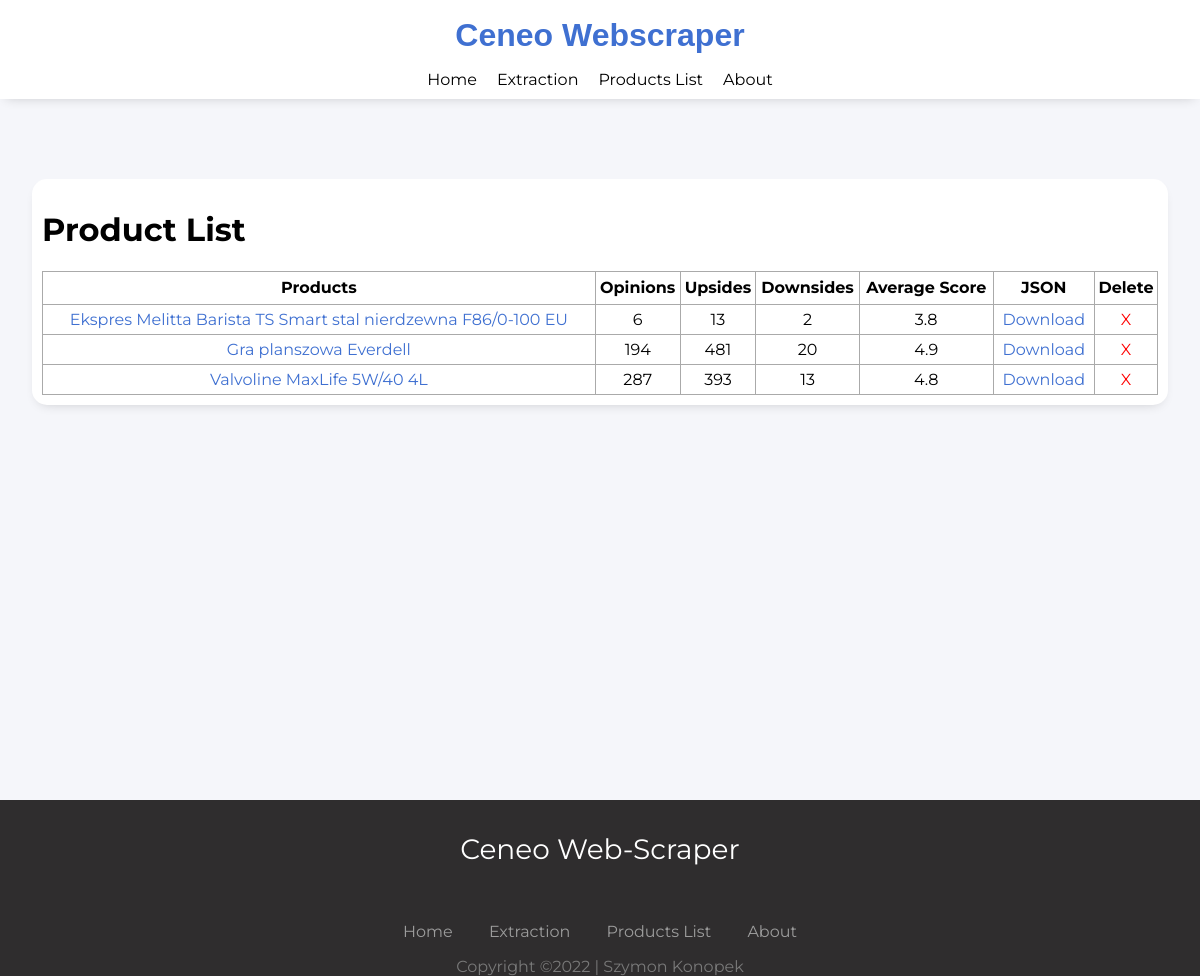
Screenshot of /product-list with the database file from the repository.
### app.py (models this page shows, shortened)
class Ceneo(db.Model):
    id = db.Column(db.Integer, primary_key = True)
    data_entry_id = db.Column(db.String(200), nullable = False)
    product_id = db.Column(db.String(200), nullable = False)
    author_name = db.Column(db.String(200), nullable = False)
    opinion_text = db.Column(db.String(200), nullable = False)
    recommended = db.Column(db.Boolean, nullable = False)
    score_count = db.Column(db.String(200), nullable = False)
    credibility = db.Column(db.Boolean(200), nullable = False)
    upvotes = db.Column(db.String(200), nullable = False)
    downvotes = db.Column(db.String(200), nullable = False)
    purchase_date = db.Column(db.DateTime, default=datetime.utcnow, nullable = True)
    review_date = db.Column(db.DateTime, default=datetime.utcnow, nullable = True)
    advantages = db.Column(db.String(200), nullable = False)
    disadvantages = db.Column(db.String(200), nullable = False)
    product_name = db.Column(db.String(200), nullable = False)
    completed = db.Column(db.Integer, default = 0)
    date_created = db.Column(db.DateTime, default = datetime.utcnow)

### app.py (the view)
@app.route('/product-list')
def product_list():
    tasks = Ceneo.query.order_by(Ceneo.date_created).all()
    unique_ids = []
    unique_products = []
    def to_float(score):
        score = score[:-2]
        score = score.replace(",",".")
        return float(score)
    for task in tasks:
        if task.product_id not in unique_ids:
            unique_ids.append(str(task.product_id))
            opinions = Ceneo.query.order_by(Ceneo.date_created).filter(Ceneo.product_id == task.product_id)
            number_of_downsides = 0
            number_of_upsides = 0
            score_sum = 0
            for opinion in opinions:
                number_of_upsides += len(opinion.advantages.split(',')) if len(opinion.advantages) > 1 else 0
                number_of_downsides += len(opinion.disadvantages.split(',')) if len(opinion.disadvantages) > 1 else 0
                score_sum += to_float(opinion.score_count)
            unique_products.append({"id": task.product_id,"name": task.product_name, "number_of_opinions" : opinions.count(), "number_of_downsides" : number_of_downsides, "number_of_upsides" : number_of_upsides, "average_score" : round(score_sum/opinions.count(),1) })
    return render_template('product-list.html', unique_products = unique_products)

### templates/product-list.html (shortened to what this page needs)
{% extends 'base.html' %}
{% block body %}
    <div class = "content">
        <h1>Product List</h1>
        {% if unique_products|length < 1 %}
        <h4>No entries :(</h4>
        {% else %}
        <table>
            <tr>
                <th>Products</th>
                <th>Opinions</th>
                <th>Upsides</th>
                <th>Downsides</th>
                <th>Average Score</th>
                <th>JSON</th>
                <th>Delete</th>
            </tr>
            {% set count = 0%}
            {% for product in unique_products %}
                    <tr>
                        <td>
                            <a href="/product-page/{{product['id']}}"  class ="product-list">{{ product["name"] }}</a>
                        </td>
                        <td>
                            {{product["number_of_opinions"]}}
                        </td>
                        <td>
                            {{product["number_of_upsides"]}}
                        </td>
                        <td>
                            {{product["number_of_downsides"]}}
                        </td>
                        <td>
                            {{product["average_score"]}}
                        </td>
                        <td>
                            <a href="/download-json/{{product['id']}}" class ="product-list">Download</a>
                        </td>
                        <td>
                            <a href="/delete-page/{{product['id']}}" class = "delete">X</a>
                        </td>
                    </tr>
                {% set count = 1 %}
            {% endfor%}
        </table>
        {% endif %}
    </div>
{% endblock%}

### templates/base.html (shortened to what this page needs)
<!DOCTYPE html>
<html lang="en">
<head>
    <link rel = "stylesheet" href = "{{ url_for('static', filename = 'css/main.css') }}">
    <link rel = "stylesheet" href = "{{ url_for('static', filename = 'css/navbar.css') }}">
</head>
<body>
    <div class = "all">
        <div class = "main">
            <div class = "banner"><a href="/">Ceneo Webscraper</a></div>
            <div class = "navbar">
                <a href = "/">Home</a>
                <a href = "/extraction">Extraction</a>
                <a href = "/product-list">Products List</a>
                <a href = "/author">About</a>
            </div>
            <div class = "main-container">
                {% block body %}{% endblock%}
            </div>
        </div>
        <footer class = "footer">
                <div class = "footer-title">Ceneo Web-Scraper</div>
                <div class = "footer-links">
                    <a href = "/">Home</a>
                    <a href = "/extraction">Extraction</a>
                    <a href = "/product-list">Products List</a>
                    <a href = "/author">About</a>
                </div>
                <div class = "footer-info">Copyright ©2022 | Szymon Konopek </div>
        </footer>
    </div>
</body>
</html>

### static/css/main.css (style rules this page uses)
body, html { margin: 0; font-family: montserrat,sans-serif; background-color: #f5f6fa; }
.all { display: -webkit-box; display: -ms-flexbox; display: flex; -webkit-box-orient: vertical; -webkit-box-direction: normal; -ms-flex-direction: column; flex-direction: column; }
.main { min-height: 100vh; display: -webkit-box; display: -ms-flexbox; display: flex; -webkit-box-orient: vertical; -webkit-box-direction: normal; -ms-flex-direction: column; flex-direction: column; }
.content { margin: 0 auto; display: -webkit-box; display: -ms-flexbox; display: flex; -webkit-box-orient: vertical; -webkit-box-direction: normal; -ms-flex-direction: column; flex-direction: column; background-color: red; margin: 2em; border-radius: 15px 15px 15px 15px; background-color: #ffffff; padding: 10px; -webkit-box-shadow: 0px 5px 12px -6px rgba(0, 0, 0, 0.19); box-shadow: 0px 5px 12px -6px rgba(0, 0, 0, 0.19); }
table, td, th { border: 1px solid #aaa; }
table { border-collapse: collapse; table-layout: auto; width: 100%; }
.product-list { color: #3f70d1; }
th { height: 30px; }
td { text-align: center; padding: 5px; }
a { text-decoration: none; }
a.delete { color: red; }

### static/css/navbar.css (style rules this page uses)
.navbar { background-color: #ffffff; color: #4a7cdf; z-index: 1; -webkit-box-shadow: 0px 5px 12px -6px rgba(0, 0, 0, 0.19); box-shadow: 0px 5px 12px -6px rgba(0, 0, 0, 0.19); display: -webkit-box; display: -ms-flexbox; display: flex; -webkit-box-align: center; -ms-flex-align: center; align-items: center; -webkit-box-pack: center; -ms-flex-pack: center; justify-content: center; margin-bottom: 3em; }
.navbar a { text-decoration: none; color: black; margin-left: 10px; margin-right: 10px; margin-bottom: 10px; }
.banner { background-color: #ffffff; height: 70px; z-index: 1; font-family: monserat, sans-serif; color: #245bca; font-weight: bold; font-size: 2em; display: -webkit-box; display: -ms-flexbox; display: flex; -webkit-box-pack: center; -ms-flex-pack: center; justify-content: center; -webkit-box-align: center; -ms-flex-align: center; align-items: center; }
.banner a { text-decoration: none; color: #3f70d1; }
.footer { padding-top: 2em; background-color: #2f2d2e; display: -webkit-box; display: -ms-flexbox; display: flex; -webkit-box-orient: vertical; -webkit-box-direction: normal; -ms-flex-direction: column; flex-direction: column; -webkit-box-align: center; -ms-flex-align: center; align-items: center; }
.footer-title { color: #ffffff; font-size: 1.75em; margin-bottom: 2em; }
.footer-links { margin-bottom: 1em; }
.footer-links a { color: #9c9c9c; padding: 1em; }
.footer-info { color: #797979; }

### rows the page displays
Ceneo: name "Ekspres Melitta Barista TS Smart stal nierdzewna F86/0-100 EU", number_of_opinions "6", number_of_upsides "13", number_of_downsides "2", average_score "3.8"
Ceneo: name "Gra planszowa Everdell", number_of_opinions "194", number_of_upsides "481", number_of_downsides "20", average_score "4.9"
Ceneo: name "Valvoline MaxLife 5W/40 4L", number_of_opinions "287", number_of_upsides "393", number_of_downsides "13", average_score "4.8"
